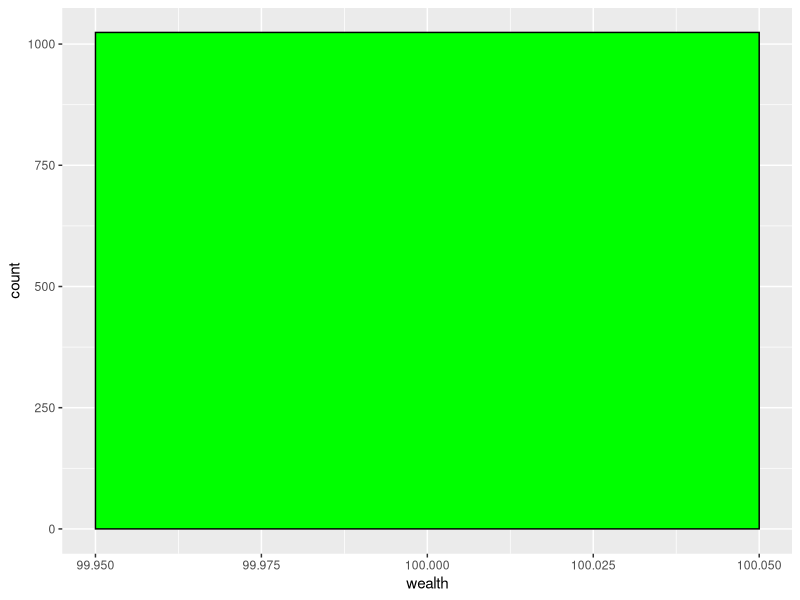

R code for this plot:
## ---- chunk 1
knitr::opts_chunk$set(echo = TRUE)
## ---- chunk 2
library(tidyverse)
library(ggplot2)
## ---- chunk 3

N <- 1024
P <- 0.5 
time <- 128
wealth <- rep( 100, N )
replication  <- rep(0, N )

experiments <- 
  tibble( replication, wealth )
## ---- chunk 4
extract <- 
  function( experiments, rep ){
    experiments %>% 
      filter( replication == rep )
  }

plot <- function( experiment, selection )
{
  
  replication <- 
    experiment$replication[selection]
  
  ggplot( experiment,
          aes( x = wealth  )) +
    geom_histogram( bins = 10,
                    fill = "green",
                    color = "black" )
}

## ---- chunk 5

for( replication in 1:time ){

# For each N objects
  for( i in 1:1024 ){
      ri <- sample.int( N, size = 2 )
      f <-  ri[1]
      s <- ri[2]
      p <- runif( 1 )
  
    if (p < P ) {
      if( wealth[f] > 0 & wealth[f] > 0){
        wealth[f] <- wealth[f]   + 1
        wealth[s] <- wealth[s]   - 1
      } else {
         wealth[f]  <- wealth[f] - 1
         wealth[s]  <- wealth[s] + 1
      }
    }
      }
   experiment <- 
     tibble( time, wealth)
   
   experiments <- 
     bind_rows( experiments,
                experiment )
  }   
experiments
## ---- chunk 6
experiment <- extract( experiments, 0 )

plot( experiment )




